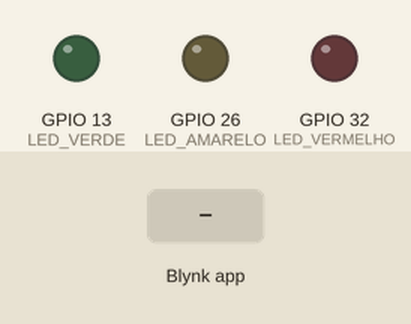
Recording of a sketch running on a simulated ESP32. On the bench: output pins drawn as LEDs (lit = HIGH). The test bench sets the inputs (shaded band). WiFi joins after 1.5 s; servers stay silent unless stated.

Above: at 3.0 s.
3.1 s: Blynk app writes 1 to V0
At 4.2 s:
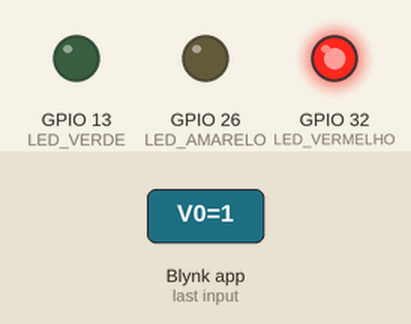
4.6 s: Blynk app writes 1 to V1
At 5.3 s:
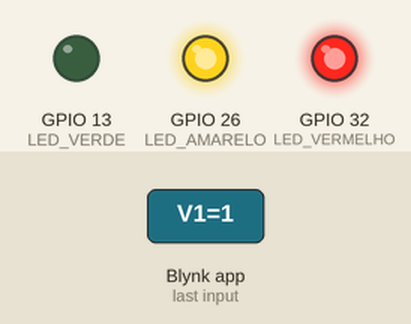
6.1 s: Blynk app writes 0 to V0
At 6.5 s:
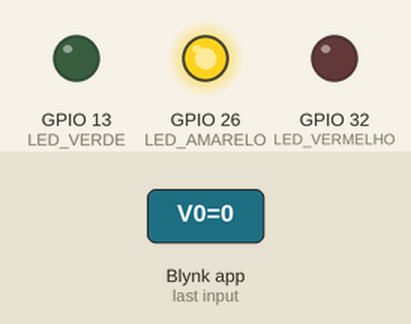
7.6 s: Blynk app writes 1 to V2
At 8.8 s:
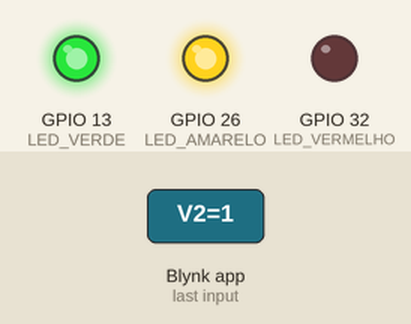
9.1 s: Blynk app writes 200 to V0
At 10.0 s:
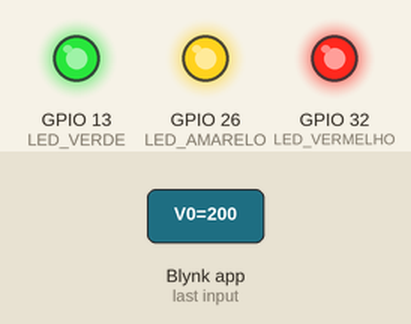
10.6 s: Blynk app writes 0 to V1
At 11.1 s:
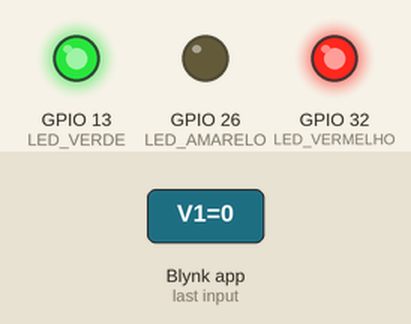
Timing chart, 0 to 13.1 s (numbered marks = the images above; inputs shaded):
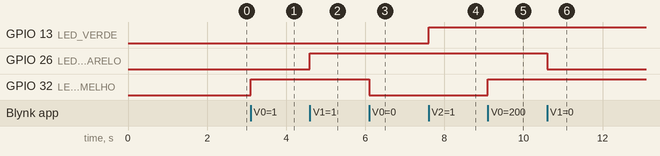

The sketch:

Semaforo.ino
```cpp
#define BLYNK_TEMPLATE_ID "TMPL2q0qL0SbQ"
#define BLYNK_TEMPLATE_NAME "Controle Leds"
#define BLYNK_AUTH_TOKEN "##"


// Rede wi-fi
char ssid[] = "###";
char pass[] = "###";

#define BLYNK_PRINT Serial

#include <WiFi.h>
#include <WiFiClient.h>
#include <BlynkSimpleEsp32.h>

// Autenticação Blynk
char auth[] = BLYNK_AUTH_TOKEN;


// Pinos dos LEDs
const int LED_VERMELHO = 32;
const int LED_AMARELO = 26;
const int LED_VERDE = 13;

// Controle do LED vermelho (V0)
BLYNK_WRITE(V0) {
  int valor = param.asInt();
  digitalWrite(LED_VERMELHO, valor);
}

// Controle do LED amarelo (V1)
BLYNK_WRITE(V1) {
  int valor = param.asInt();
  digitalWrite(LED_AMARELO, valor);
}

// Controle do LED verde (V2)
BLYNK_WRITE(V2) {
  int valor = param.asInt();
  digitalWrite(LED_VERDE, valor);
}

void setup() {
  // Inicialização da serial
  Serial.begin(115200);

  // Inicialização do Blynk
  Blynk.begin(auth, ssid, pass);

  // configura os pinos como saída
  pinMode(LED_VERMELHO, OUTPUT);
  pinMode(LED_AMARELO, OUTPUT);
  pinMode(LED_VERDE, OUTPUT);
}

void loop() {
  Blynk.run();
}
```

Measured:
- after the input at 3.1 s, GPIO 32 (LED_VERMELHO): LOW → HIGH at once
- after the input at 4.6 s, GPIO 26 (LED_AMARELO): LOW → HIGH at once
- after the input at 6.1 s, GPIO 32 (LED_VERMELHO): HIGH → LOW at once
- after the input at 7.6 s, GPIO 13 (LED_VERDE): LOW → HIGH at once
- after the input at 9.1 s, GPIO 32 (LED_VERMELHO): LOW → HIGH at once
- after the input at 10.6 s, GPIO 26 (LED_AMARELO): HIGH → LOW at once
